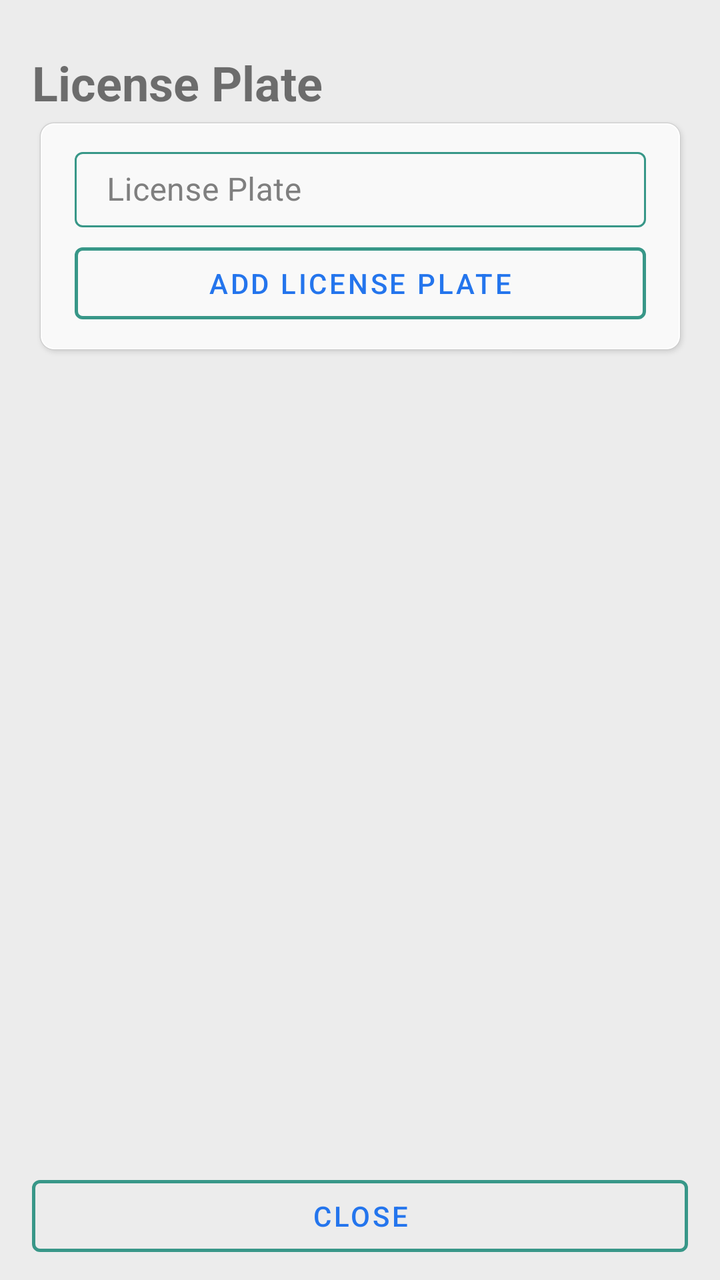
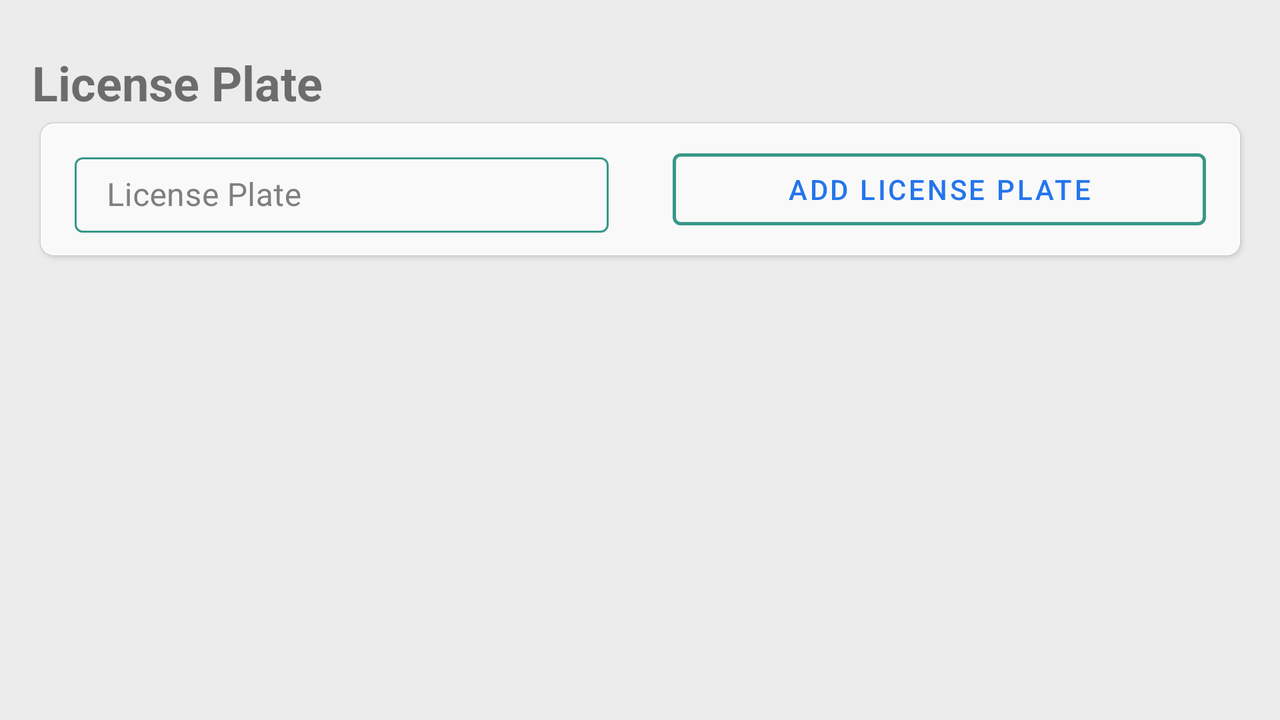

The same Android screen from two of the app's own layout files: first res/layout/ as a phone draws it, then the author's variant for another configuration, drawn on a device whose configuration selects that folder. Both files follow.
<!-- AndroidManifest.xml: application theme AppTheme -->
<!-- res/layout/fragment_manage_plates.xml -->
<?xml version="1.0" encoding="utf-8"?>
<androidx.constraintlayout.widget.ConstraintLayout xmlns:android="http://schemas.android.com/apk/res/android"
    android:layout_width="match_parent"
    android:layout_height="match_parent"
    xmlns:tools="http://schemas.android.com/tools"
    xmlns:app="http://schemas.android.com/apk/res-auto">

    <TextView
        android:id="@+id/tvLicensePlate"
        android:layout_width="match_parent"
        android:layout_height="wrap_content"
        android:text="@string/license_plate"
        android:textStyle="bold"
        android:layout_marginTop="25dp"
        android:layout_marginStart="16dp"
        android:layout_marginEnd="16dp"
        android:textSize="24sp"
        app:layout_constraintTop_toTopOf="parent"
        app:layout_constraintStart_toStartOf="parent"
        app:layout_constraintEnd_toEndOf="parent"
        app:layout_constraintBottom_toTopOf="@id/addPlate_constraintLayout"/>

    <androidx.constraintlayout.widget.ConstraintLayout
        android:id="@+id/addPlate_constraintLayout"
        android:layout_width="0dp"
        android:layout_height="wrap_content"
        android:layout_marginStart="16dp"
        android:layout_marginEnd="16dp"
        android:layout_marginBottom="6dp"
        android:background="@drawable/card_background"
        app:layout_constraintEnd_toEndOf="parent"
        app:layout_constraintStart_toStartOf="parent"
        app:layout_constraintTop_toBottomOf="@id/tvLicensePlate">

        <com.google.android.material.textfield.TextInputLayout
            android:id="@+id/newPlate_InputLayout"
            style="@style/EditTextBox"
            android:layout_width="@dimen/match_constraint"
            android:layout_height="wrap_content"
            android:layout_marginTop="8dp"
            android:layout_marginStart="16dp"
            android:layout_marginEnd="16dp"
            android:layout_marginBottom="4dp"
            android:hint="@string/license_plate"
            app:layout_constraintTop_toTopOf="parent"
            app:layout_constraintBottom_toTopOf="@id/managePlates_button"
            app:layout_constraintEnd_toEndOf="parent"
            app:layout_constraintStart_toStartOf="parent">

            <com.google.android.material.textfield.TextInputEditText
                android:id="@+id/newPlate_textField"
                android:layout_width="match_parent"
                android:layout_height="wrap_content"
                android:inputType="textNoSuggestions"
                android:maxLines="1"
                android:paddingTop="8dp"
                android:paddingBottom="8dp" />
        </com.google.android.material.textfield.TextInputLayout>

        <com.google.android.material.button.MaterialButton
            android:id="@+id/managePlates_button"
            style="@style/ButtonOutlined"
            android:layout_width="0dp"
            android:layout_height="wrap_content"
            android:layout_marginStart="16dp"
            android:layout_marginEnd="16dp"
            android:layout_marginBottom="8dp"
            android:text="@string/add_license_plate"
            app:layout_constraintTop_toBottomOf="@id/newPlate_InputLayout"
            app:layout_constraintEnd_toEndOf="parent"
            app:layout_constraintStart_toStartOf="parent"
            app:layout_constraintBottom_toBottomOf="parent"/>

    </androidx.constraintlayout.widget.ConstraintLayout>

    <androidx.recyclerview.widget.RecyclerView
        android:id="@+id/licensePlates_recyclerView"
        android:layout_width="@dimen/match_constraint"
        android:layout_height="@dimen/match_constraint"
        app:layout_constraintBottom_toTopOf="@id/close_button"
        app:layout_constraintEnd_toEndOf="parent"
        app:layout_constraintStart_toStartOf="parent"
        app:layout_constraintTop_toBottomOf="@id/addPlate_constraintLayout"
        tools:listitem="@layout/license_plate_item"/>

    <com.google.android.material.button.MaterialButton
        android:id="@+id/close_button"
        style="@style/ButtonOutlined"
        android:layout_width="0dp"
        android:layout_height="wrap_content"
        android:layout_marginStart="16dp"
        android:layout_marginEnd="16dp"
        android:layout_marginBottom="8dp"
        android:text="@string/close"
        app:layout_constraintTop_toBottomOf="@id/licensePlates_recyclerView"
        app:layout_constraintEnd_toEndOf="parent"
        app:layout_constraintStart_toStartOf="parent"
        app:layout_constraintBottom_toBottomOf="parent"/>

</androidx.constraintlayout.widget.ConstraintLayout>
<!-- res/layout/license_plate_item.xml (included above) -->
<?xml version="1.0" encoding="utf-8"?>
<androidx.constraintlayout.widget.ConstraintLayout xmlns:android="http://schemas.android.com/apk/res/android"
    xmlns:app="http://schemas.android.com/apk/res-auto"
    android:layout_width="match_parent"
    android:layout_height="wrap_content"
    android:layout_marginStart="8dp"
    android:layout_marginTop="8dp"
    android:layout_marginEnd="8dp"
    android:background="@drawable/card_background">

    <TextView
        android:id="@+id/tvLicensePlate"
        style="@style/TicketHistory.Address.Text"
        android:layout_width="wrap_content"
        android:layout_height="wrap_content"
        android:layout_marginStart="16dp"
        android:layout_marginTop="16dp"
        android:layout_marginEnd="16dp"
        android:text="@string/license_plate"
        android:textAllCaps="true"
        app:autoSizeTextType="uniform"
        app:layout_constraintEnd_toEndOf="parent"
        app:layout_constraintStart_toStartOf="parent"
        app:layout_constraintTop_toTopOf="parent" />

    <TextView
        android:id="@+id/tvPlateNumber"
        style="@style/TicketHistory.Length.Text"
        android:layout_width="wrap_content"
        android:layout_height="wrap_content"
        android:layout_marginEnd="16dp"
        android:layout_marginBottom="16dp"
        android:textSize="36sp"
        android:text="@string/plateNumber_placeholder"
        app:autoSizeTextType="uniform"
        app:layout_constraintBottom_toBottomOf="parent"
        app:layout_constraintEnd_toEndOf="parent"
        app:layout_constraintStart_toStartOf="parent"
        app:layout_constraintTop_toBottomOf="@id/tvLicensePlate" />

</androidx.constraintlayout.widget.ConstraintLayout>
<!-- resources referenced by this layout -->
<resources>
  <dimen name="match_constraint">0dp</dimen>
  <string name="add_license_plate">Add License Plate</string>
  <string name="close">Close</string>
  <string name="license_plate">License Plate</string>
  <string name="plateNumber_placeholder">XXXXXXXX</string>
  <style name="ButtonOutlined" parent="@style/Widget.MaterialComponents.Button.OutlinedButton">
          <item name="strokeWidth">1.5dp</item>
          <item name="strokeColor">@color/buttonOutline</item>
          <item name="rippleColor">@color/buttonRipple</item>
          <item name="android:textColor">@color/buttonText</item>
      </style>
  <style name="EditTextBox" parent="Widget.MaterialComponents.TextInputLayout.OutlinedBox">
          <item name="boxStrokeErrorColor">@color/colorError</item>
          <item name="boxStrokeColor">@color/boxStrokeColor</item>
          <item name="hintTextColor">@color/colorSecondary</item>
          <item name="android:textColorHint">@color/black_50</item>
      </style>
  <style name="TicketHistory.Address.Text" parent="TextAppearance.MaterialComponents.Headline1">
          <item name="android:textSize">20sp</item>
          <item name="android:textColor">@color/colorSecondary</item>
          <item name="android:textStyle">bold</item>
          <item name="android:typeface">sans</item>
      </style>
  <style name="TicketHistory.Length.Text" parent="TextAppearance.MaterialComponents.Headline1">
          <item name="android:textSize">22sp</item>
          <item name="android:textColor">@color/ticketPreviewLength</item>
          <item name="android:textStyle">bold</item>
          <item name="android:typeface">sans</item>
      </style>
  <color name="buttonOutline">@color/colorSecondaryVariant</color>
  <color name="buttonRipple">@color/colorSecondary</color>
  <color name="buttonText">@color/colorPrimaryVariantLight</color>
  <color name="colorError">#B00000</color>
  <color name="boxStrokeColor">@color/colorPrimaryVariantLight</color>
  <color name="colorSecondary">#FF008C77</color>
  <color name="black_50">#7f7f7f</color>
  <color name="ticketPreviewLength">@color/colorPrimary</color>
  <color name="colorPrimary">#1930C3</color>
  <color name="colorBackground">#ECECEC</color>&gt;
  <color name="statusBarBg">@color/colorPrimary</color>
  <color name="transparent">#00000000</color>
  <color name="navigationBarColor">@color/colorPrimary</color>
  <dimen name="toolbar_view_height">50dp</dimen>
  <color name="colorPrimaryVariant">#FF00398E</color>
  <color name="colorSecondaryVariant">#389788</color>
  <color name="colorSurface">#FAFAFA</color>
  <color name="colorOnPrimary">#ffffff</color>
  <color name="colorOnSecondary">#ffffff</color>
  <color name="colorOnBackground">@color/black_90</color>
  <color name="colorOnError">#ffffff</color>
  <color name="colorOnSurface">#ffffff</color>
  <color name="colorPrimaryVariantLight">#2475ED</color>
  <color name="black_90">#191919</color>
</resources>
<!-- res/layout-land/fragment_manage_plates.xml (the author's variant of the layout above) -->
<!-- drawn on the phone turned sideways -->
<?xml version="1.0" encoding="utf-8"?>
<androidx.constraintlayout.widget.ConstraintLayout xmlns:android="http://schemas.android.com/apk/res/android"
    android:layout_width="match_parent"
    android:layout_height="match_parent"
    xmlns:tools="http://schemas.android.com/tools"
    xmlns:app="http://schemas.android.com/apk/res-auto">

    <TextView
        android:id="@+id/tvLicensePlate"
        android:layout_width="match_parent"
        android:layout_height="wrap_content"
        android:text="@string/license_plate"
        android:textStyle="bold"
        android:layout_marginTop="25dp"
        android:layout_marginStart="16dp"
        android:layout_marginEnd="16dp"
        android:textSize="24sp"
        app:layout_constraintTop_toTopOf="parent"
        app:layout_constraintStart_toStartOf="parent"
        app:layout_constraintEnd_toEndOf="parent"
        app:layout_constraintBottom_toTopOf="@id/addPlate_constraintLayout"/>

    <androidx.constraintlayout.widget.ConstraintLayout
        android:id="@+id/addPlate_constraintLayout"
        android:layout_width="0dp"
        android:layout_height="wrap_content"
        android:layout_marginStart="16dp"
        android:layout_marginEnd="16dp"
        android:layout_marginBottom="6dp"
        android:background="@drawable/card_background"
        app:layout_constraintEnd_toEndOf="parent"
        app:layout_constraintStart_toStartOf="parent"
        app:layout_constraintTop_toBottomOf="@id/tvLicensePlate">

        <com.google.android.material.textfield.TextInputLayout
            android:id="@+id/newPlate_InputLayout"
            style="@style/EditTextBox"
            android:layout_width="@dimen/match_constraint"
            android:layout_height="wrap_content"
            android:layout_marginTop="8dp"
            android:layout_marginStart="16dp"
            android:layout_marginEnd="16dp"
            android:layout_marginBottom="8dp"
            android:hint="@string/license_plate"
            app:layout_constraintTop_toTopOf="parent"
            app:layout_constraintBottom_toBottomOf="parent"
            app:layout_constraintEnd_toStartOf="@id/addPlate_button"
            app:layout_constraintStart_toStartOf="parent">

            <com.google.android.material.textfield.TextInputEditText
                android:id="@+id/newPlate_textField"
                android:layout_width="match_parent"
                android:layout_height="wrap_content"
                android:inputType="textNoSuggestions"
                android:maxLines="1"
                android:paddingTop="8dp"
                android:paddingBottom="8dp" />
        </com.google.android.material.textfield.TextInputLayout>

        <com.google.android.material.button.MaterialButton
            android:id="@+id/addPlate_button"
            style="@style/ButtonOutlined"
            android:layout_width="0dp"
            android:layout_height="wrap_content"
            android:layout_marginTop="8dp"
            android:layout_marginStart="16dp"
            android:layout_marginEnd="16dp"
            android:layout_marginBottom="8dp"
            android:text="@string/add_license_plate"
            app:layout_constraintTop_toTopOf="parent"
            app:layout_constraintEnd_toEndOf="parent"
            app:layout_constraintStart_toEndOf="@id/newPlate_InputLayout"
            app:layout_constraintBottom_toBottomOf="parent"/>

    </androidx.constraintlayout.widget.ConstraintLayout>

    <androidx.recyclerview.widget.RecyclerView
        android:id="@+id/licensePlates_recyclerView"
        android:layout_width="@dimen/match_constraint"
        android:layout_height="@dimen/match_constraint"
        android:layout_marginBottom="16dp"
        app:layout_constraintBottom_toBottomOf="parent"
        app:layout_constraintEnd_toEndOf="parent"
        app:layout_constraintStart_toStartOf="parent"
        app:layout_constraintTop_toBottomOf="@id/addPlate_constraintLayout"
        tools:listitem="@layout/license_plate_item"/>



</androidx.constraintlayout.widget.ConstraintLayout>
<!-- resources referenced by the variant -->
<!-- as the phone turned sideways resolves them -->
<resources>
  <dimen name="match_constraint">0dp</dimen>
  <string name="add_license_plate">Add License Plate</string>
  <string name="license_plate">License Plate</string>
  <string name="plateNumber_placeholder">XXXXXXXX</string>
  <style name="ButtonOutlined" parent="@style/Widget.MaterialComponents.Button.OutlinedButton">
          <item name="strokeWidth">1.5dp</item>
          <item name="strokeColor">@color/buttonOutline</item>
          <item name="rippleColor">@color/buttonRipple</item>
          <item name="android:textColor">@color/buttonText</item>
      </style>
  <style name="EditTextBox" parent="Widget.MaterialComponents.TextInputLayout.OutlinedBox">
          <item name="boxStrokeErrorColor">@color/colorError</item>
          <item name="boxStrokeColor">@color/boxStrokeColor</item>
          <item name="hintTextColor">@color/colorSecondary</item>
          <item name="android:textColorHint">@color/black_50</item>
      </style>
  <style name="TicketHistory.Address.Text" parent="TextAppearance.MaterialComponents.Headline1">
          <item name="android:textSize">20sp</item>
          <item name="android:textColor">@color/colorSecondary</item>
          <item name="android:textStyle">bold</item>
          <item name="android:typeface">sans</item>
      </style>
  <style name="TicketHistory.Length.Text" parent="TextAppearance.MaterialComponents.Headline1">
          <item name="android:textSize">22sp</item>
          <item name="android:textColor">@color/ticketPreviewLength</item>
          <item name="android:textStyle">bold</item>
          <item name="android:typeface">sans</item>
      </style>
  <color name="buttonOutline">@color/colorSecondaryVariant</color>
  <color name="buttonRipple">@color/colorSecondary</color>
  <color name="buttonText">@color/colorPrimaryVariantLight</color>
  <color name="colorError">#B00000</color>
  <color name="boxStrokeColor">@color/colorPrimaryVariantLight</color>
  <color name="colorSecondary">#FF008C77</color>
  <color name="black_50">#7f7f7f</color>
  <color name="ticketPreviewLength">@color/colorPrimary</color>
  <color name="colorPrimary">#1930C3</color>
  <color name="colorBackground">#ECECEC</color>&gt;
  <color name="statusBarBg">@color/colorPrimary</color>
  <color name="transparent">#00000000</color>
  <color name="navigationBarColor">@color/colorPrimary</color>
  <dimen name="toolbar_view_height">50dp</dimen>
  <color name="colorPrimaryVariant">#FF00398E</color>
  <color name="colorSecondaryVariant">#389788</color>
  <color name="colorSurface">#FAFAFA</color>
  <color name="colorOnPrimary">#ffffff</color>
  <color name="colorOnSecondary">#ffffff</color>
  <color name="colorOnBackground">@color/black_90</color>
  <color name="colorOnError">#ffffff</color>
  <color name="colorOnSurface">#ffffff</color>
  <color name="colorPrimaryVariantLight">#2475ED</color>
  <color name="black_90">#191919</color>
</resources>
